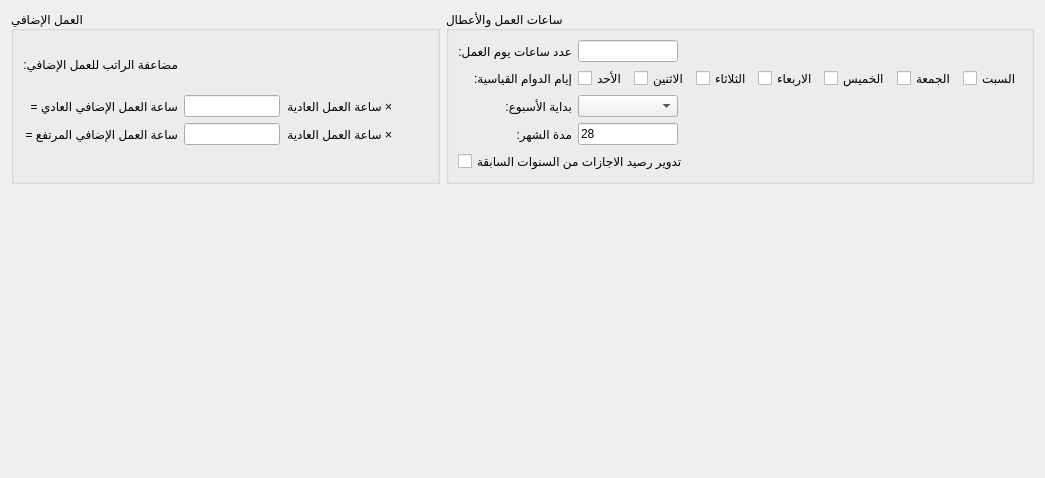
         <widget class="QWidget" name="page_21">
          <property name="geometry">
           <rect>
            <x>0</x>
            <y>0</y>
            <width>1045</width>
            <height>478</height>
           </rect>
          </property>
          <attribute name="label">
           <string>ساعات العمل</string>
          </attribute>
          <layout class="QGridLayout" name="gridLayout_63">
           <item row="0" column="0">
            <widget class="QGroupBox" name="groupBox_20">
             <property name="title">
              <string>العمل الإضافي</string>
             </property>
             <layout class="QGridLayout" name="gridLayout_75">
              <item row="0" column="0">
               <widget class="QLabel" name="label_80">
                <property name="text">
                 <string>مضاعفة الراتب للعمل الإضافي:</string>
                </property>
               </widget>
              </item>
              <item row="1" column="0">
               <widget class="QLabel" name="label_69">
                <property name="text">
                 <string>ساعة العمل الإضافي العادي =</string>
                </property>
               </widget>
              </item>
              <item row="1" column="1">
               <widget class="QLineEdit" name="setting_extra_normal_input">
                <property name="sizePolicy">
                 <sizepolicy hsizetype="Preferred" vsizetype="Fixed">
                  <horstretch>0</horstretch>
                  <verstretch>0</verstretch>
                 </sizepolicy>
                </property>
                <property name="maximumSize">
                 <size>
                  <width>100</width>
                  <height>16777215</height>
                 </size>
                </property>
               </widget>
              </item>
              <item row="1" column="2">
               <widget class="QLabel" name="label_71">
                <property name="text">
                 <string>× ساعة العمل العادية</string>
                </property>
               </widget>
              </item>
              <item row="1" column="3">
               <spacer name="horizontalSpacer_41">
                <property name="orientation">
                 <enum>Qt::Horizontal</enum>
                </property>
                <property name="sizeHint" stdset="0">
                 <size>
                  <width>40</width>
                  <height>20</height>
                 </size>
                </property>
               </spacer>
              </item>
              <item row="2" column="0">
               <widget class="QLabel" name="label_84">
                <property name="text">
                 <string>ساعة العمل الإضافي المرتفع =</string>
                </property>
               </widget>
              </item>
              <item row="2" column="1">
               <widget class="QLineEdit" name="setting_extra_high_input">
                <property name="maximumSize">
                 <size>
                  <width>100</width>
                  <height>16777215</height>
                 </size>
                </property>
               </widget>
              </item>
              <item row="2" column="2">
               <widget class="QLabel" name="label_72">
                <property name="text">
                 <string>× ساعة العمل العادية</string>
                </property>
               </widget>
              </item>
              <item row="3" column="1">
               <spacer name="verticalSpacer_12">
                <property name="orientation">
                 <enum>Qt::Vertical</enum>
                </property>
                <property name="sizeType">
                 <enum>QSizePolicy::Fixed</enum>
                </property>
                <property name="sizeHint" stdset="0">
                 <size>
                  <width>15</width>
                  <height>27</height>
                 </size>
                </property>
               </spacer>
              </item>
             </layout>
            </widget>
           </item>
           <item row="0" column="1">
            <widget class="QGroupBox" name="groupBox_16">
             <property name="title">
              <string>ساعات العمل والأعطال</string>
             </property>
             <layout class="QGridLayout" name="gridLayout_57">
              <item row="0" column="0">
               <widget class="QLabel" name="label_79">
                <property name="text">
                 <string>عدد ساعات يوم العمل:</string>
                </property>
               </widget>
              </item>
              <item row="0" column="1" colspan="2">
               <widget class="QLineEdit" name="setting_day_hours_input">
                <property name="maximumSize">
                 <size>
                  <width>100</width>
                  <height>16777215</height>
                 </size>
                </property>
               </widget>
              </item>
              <item row="1" column="0">
               <widget class="QLabel" name="label_81">
                <property name="text">
                 <string>إيام الدوام القياسية:</string>
                </property>
               </widget>
              </item>
              <item row="1" column="1">
               <widget class="QCheckBox" name="setting_work_day_sunday_checkbox">
                <property name="text">
                 <string>الأحد</string>
                </property>
               </widget>
              </item>
              <item row="1" column="2">
               <widget class="QCheckBox" name="setting_work_day_monday_checkbox">
                <property name="text">
                 <string>الاثنين</string>
                </property>
               </widget>
              </item>
              <item row="1" column="3">
               <widget class="QCheckBox" name="setting_work_day_tuesday_checkbox">
                <property name="text">
                 <string>الثلاثاء</string>
                </property>
               </widget>
              </item>
              <item row="1" column="4">
               <widget class="QCheckBox" name="setting_work_day_wednesday_checkbox">
                <property name="text">
                 <string>الاربعاء</string>
                </property>
               </widget>
              </item>
              <item row="1" column="5">
               <widget class="QCheckBox" name="setting_work_day_thursday_checkbox">
                <property name="text">
                 <string>الخميس</string>
                </property>
               </widget>
              </item>
              <item row="1" column="6">
               <widget class="QCheckBox" name="setting_work_day_friday_checkbox">
                <property name="text">
                 <string>الجمعة</string>
                </property>
               </widget>
              </item>
              <item row="1" column="7">
               <widget class="QCheckBox" name="setting_work_day_saturday_checkbox">
                <property name="text">
                 <string>السبت</string>
                </property>
               </widget>
              </item>
              <item row="2" column="0">
               <widget class="QLabel" name="label_82">
                <property name="text">
                 <string>بداية الأسبوع:</string>
                </property>
               </widget>
              </item>
              <item row="2" column="1" colspan="2">
               <widget class="QComboBox" name="setting_week_start_day_combobox">
                <property name="sizePolicy">
                 <sizepolicy hsizetype="Expanding" vsizetype="Fixed">
                  <horstretch>0</horstretch>
                  <verstretch>0</verstretch>
                 </sizepolicy>
                </property>
                <property name="maximumSize">
                 <size>
                  <width>100</width>
                  <height>16777215</height>
                 </size>
                </property>
               </widget>
              </item>
              <item row="3" column="0">
               <widget class="QLabel" name="label_83">
                <property name="text">
                 <string>مدة الشهر:</string>
                </property>
               </widget>
              </item>
              <item row="3" column="1" colspan="2">
               <widget class="QLineEdit" name="setting_month_duration_input">
                <property name="maximumSize">
                 <size>
                  <width>100</width>
                  <height>16777215</height>
                 </size>
                </property>
                <property name="text">
                 <string>28</string>
                </property>
               </widget>
              </item>
              <item row="4" column="0" colspan="3">
               <widget class="QCheckBox" name="setting_cycle_unused_leaves_checkbox">
                <property name="text">
                 <string>تدوير رصيد الاجازات من السنوات السابقة</string>
                </property>
               </widget>
              </item>
             </layout>
            </widget>
           </item>
           <item row="1" column="1">
            <spacer name="verticalSpacer_11">
             <property name="orientation">
              <enum>Qt::Vertical</enum>
             </property>
             <property name="sizeHint" stdset="0">
              <size>
               <width>20</width>
               <height>40</height>
              </size>
             </property>
            </spacer>
           </item>
          </layout>
         </widget>
